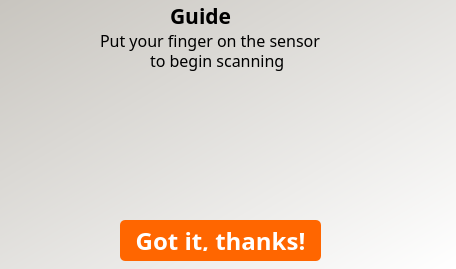
<?xml version="1.0" encoding="UTF-8"?>
<ui version="4.0">
 <class>Dialog</class>
 <widget class="QDialog" name="Dialog">
  <property name="geometry">
   <rect>
    <x>0</x>
    <y>0</y>
    <width>456</width>
    <height>269</height>
   </rect>
  </property>
  <property name="windowTitle">
   <string>Dialog</string>
  </property>
  <property name="styleSheet">
   <string notr="true">QDialog#Dialog{
	background-color:qlineargradient(spread:pad, x1:0.005, y1:0, x2:1, y2:1, stop:0 rgba(200, 197, 191, 255), stop:1 rgba(255, 255, 255, 255))}</string>
  </property>
  <widget class="QLabel" name="labelGif">
   <property name="geometry">
    <rect>
     <x>130</x>
     <y>70</y>
     <width>241</width>
     <height>161</height>
    </rect>
   </property>
   <property name="text">
    <string/>
   </property>
   <property name="textFormat">
    <enum>Qt::RichText</enum>
   </property>
   <property name="pixmap">
    <pixmap>../images/gif/guide1.gif</pixmap>
   </property>
   <property name="wordWrap">
    <bool>false</bool>
   </property>
  </widget>
  <widget class="QPushButton" name="btnOk">
   <property name="geometry">
    <rect>
     <x>120</x>
     <y>220</y>
     <width>201</width>
     <height>41</height>
    </rect>
   </property>
   <property name="font">
    <font>
     <family>Montserrat</family>
     <pointsize>18</pointsize>
     <weight>75</weight>
     <italic>false</italic>
     <bold>true</bold>
    </font>
   </property>
   <property name="toolTip">
    <string>close</string>
   </property>
   <property name="styleSheet">
    <string notr="true">color: #ffffff;
border-radius:5px;
background-color: rgb(255, 102, 0);
padding: 10px;
font-weight: bold;
icon-size: 40px;</string>
   </property>
   <property name="text">
    <string>Got it, thanks!</string>
   </property>
   <property name="flat">
    <bool>false</bool>
   </property>
  </widget>
  <widget class="QLabel" name="label_2">
   <property name="geometry">
    <rect>
     <x>170</x>
     <y>0</y>
     <width>71</width>
     <height>31</height>
    </rect>
   </property>
   <property name="font">
    <font>
     <family>Montserrat</family>
     <pointsize>16</pointsize>
     <weight>75</weight>
     <bold>true</bold>
    </font>
   </property>
   <property name="text">
    <string>Guide</string>
   </property>
  </widget>
  <widget class="QLabel" name="label_3">
   <property name="geometry">
    <rect>
     <x>100</x>
     <y>30</y>
     <width>281</width>
     <height>21</height>
    </rect>
   </property>
   <property name="font">
    <font>
     <family>Montserrat</family>
     <pointsize>12</pointsize>
     <weight>50</weight>
     <bold>false</bold>
    </font>
   </property>
   <property name="text">
    <string>Put your finger on the sensor</string>
   </property>
  </widget>
  <widget class="QLabel" name="label_4">
   <property name="geometry">
    <rect>
     <x>150</x>
     <y>50</y>
     <width>171</width>
     <height>21</height>
    </rect>
   </property>
   <property name="font">
    <font>
     <family>Montserrat</family>
     <pointsize>12</pointsize>
     <weight>50</weight>
     <bold>false</bold>
    </font>
   </property>
   <property name="text">
    <string>to begin scanning</string>
   </property>
  </widget>
 </widget>
 <resources/>
 <connections/>
</ui>
